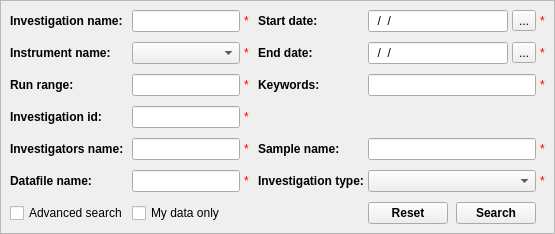
      <widget class="QFrame" name="searchFrame">
       <property name="sizePolicy">
        <sizepolicy hsizetype="Preferred" vsizetype="Fixed">
         <horstretch>0</horstretch>
         <verstretch>0</verstretch>
        </sizepolicy>
       </property>
       <property name="frameShape">
        <enum>QFrame::StyledPanel</enum>
       </property>
       <property name="frameShadow">
        <enum>QFrame::Raised</enum>
       </property>
       <layout class="QVBoxLayout" name="catalogSearchFrame">
        <property name="spacing">
         <number>6</number>
        </property>
        <property name="margin">
         <number>9</number>
        </property>
        <item>
         <layout class="QGridLayout" name="searchGrid" rowstretch="0,0,0,0,0,0,0" columnstretch="0,0,0,0,0,0,0,0">
          <property name="sizeConstraint">
           <enum>QLayout::SetDefaultConstraint</enum>
          </property>
          <property name="horizontalSpacing">
           <number>4</number>
          </property>
          <property name="verticalSpacing">
           <number>10</number>
          </property>
          <item row="1" column="1">
           <widget class="QComboBox" name="Instrument">
            <property name="sizePolicy">
             <sizepolicy hsizetype="Expanding" vsizetype="Fixed">
              <horstretch>0</horstretch>
              <verstretch>0</verstretch>
             </sizepolicy>
            </property>
           </widget>
          </item>
          <item row="0" column="3">
           <spacer name="searchGridSpacer">
            <property name="orientation">
             <enum>Qt::Horizontal</enum>
            </property>
            <property name="sizeType">
             <enum>QSizePolicy::Fixed</enum>
            </property>
            <property name="sizeHint" stdset="0">
             <size>
              <width>5</width>
              <height>0</height>
             </size>
            </property>
           </spacer>
          </item>
          <item row="0" column="6">
           <widget class="QToolButton" name="startDatePicker">
            <property name="maximumSize">
             <size>
              <width>25</width>
              <height>16777215</height>
             </size>
            </property>
            <property name="toolTip">
             <string>&lt;html&gt;&lt;head/&gt;&lt;body&gt;&lt;p&gt;Select a date from the calendar.&lt;/p&gt;&lt;/body&gt;&lt;/html&gt;</string>
            </property>
            <property name="text">
             <string>...</string>
            </property>
           </widget>
          </item>
          <item row="1" column="2" alignment="Qt::AlignHCenter|Qt::AlignVCenter">
           <widget class="QLabel" name="Instrument_err">
            <property name="styleSheet">
             <string notr="true">color: rgb(255, 0, 0);</string>
            </property>
            <property name="text">
             <string>*</string>
            </property>
           </widget>
          </item>
          <item row="2" column="2" alignment="Qt::AlignHCenter">
           <widget class="QLabel" name="RunRange_err">
            <property name="styleSheet">
             <string notr="true">color: rgb(255, 0, 0);</string>
            </property>
            <property name="text">
             <string>*</string>
            </property>
           </widget>
          </item>
          <item row="1" column="6">
           <widget class="QToolButton" name="endDatePicker">
            <property name="maximumSize">
             <size>
              <width>25</width>
              <height>16777215</height>
             </size>
            </property>
            <property name="toolTip">
             <string>&lt;html&gt;&lt;head/&gt;&lt;body&gt;&lt;p&gt;Select a date from the calendar.&lt;/p&gt;&lt;/body&gt;&lt;/html&gt;</string>
            </property>
            <property name="text">
             <string>...</string>
            </property>
           </widget>
          </item>
          <item row="0" column="4" alignment="Qt::AlignVCenter">
           <widget class="QLabel" name="startDateLbl">
            <property name="font">
             <font>
              <weight>75</weight>
              <bold>true</bold>
             </font>
            </property>
            <property name="text">
             <string>Start date:</string>
            </property>
           </widget>
          </item>
          <item row="2" column="5" colspan="2">
           <widget class="QLineEdit" name="Keywords">
            <property name="toolTip">
             <string>&lt;html&gt;&lt;head/&gt;&lt;body&gt;&lt;p&gt;The keyword that appears in the investigation description, title, or related sample.&lt;/p&gt;&lt;/body&gt;&lt;/html&gt;</string>
            </property>
           </widget>
          </item>
          <item row="1" column="0">
           <widget class="QLabel" name="instrumentLbl">
            <property name="enabled">
             <bool>true</bool>
            </property>
            <property name="sizePolicy">
             <sizepolicy hsizetype="Fixed" vsizetype="Preferred">
              <horstretch>0</horstretch>
              <verstretch>0</verstretch>
             </sizepolicy>
            </property>
            <property name="font">
             <font>
              <weight>75</weight>
              <bold>true</bold>
             </font>
            </property>
            <property name="text">
             <string>Instrument name:</string>
            </property>
           </widget>
          </item>
          <item row="1" column="7">
           <widget class="QLabel" name="EndDate_err">
            <property name="styleSheet">
             <string notr="true">color: rgb(255, 0, 0);</string>
            </property>
            <property name="text">
             <string>*</string>
            </property>
           </widget>
          </item>
          <item row="0" column="1">
           <widget class="QLineEdit" name="InvestigationName">
            <property name="toolTip">
             <string>&lt;html&gt;&lt;head/&gt;&lt;body&gt;&lt;p&gt;The title (name) of the investigation to search for.&lt;/p&gt;&lt;/body&gt;&lt;/html&gt;</string>
            </property>
           </widget>
          </item>
          <item row="2" column="1">
           <widget class="QLineEdit" name="RunRange">
            <property name="toolTip">
             <string>&lt;html&gt;&lt;head/&gt;&lt;body&gt;&lt;p&gt;Enter a run number, or a range of runs separated by a hyphen (-) or colon (:).&lt;/p&gt;&lt;/body&gt;&lt;/html&gt;</string>
            </property>
            <property name="inputMethodHints">
             <set>Qt::ImhDigitsOnly</set>
            </property>
            <property name="inputMask">
             <string/>
            </property>
            <property name="text">
             <string/>
            </property>
           </widget>
          </item>
          <item row="1" column="5">
           <widget class="QLineEdit" name="EndDate">
            <property name="toolTip">
             <string>&lt;html&gt;&lt;head/&gt;&lt;body&gt;&lt;p&gt;Date in DD/MM/YYYY .&lt;/p&gt;&lt;/body&gt;&lt;/html&gt;</string>
            </property>
            <property name="inputMask">
             <string>99/99/9999; </string>
            </property>
           </widget>
          </item>
          <item row="0" column="2">
           <widget class="QLabel" name="InvestigationName_err">
            <property name="styleSheet">
             <string notr="true">color: rgb(255, 0, 0);</string>
            </property>
            <property name="text">
             <string>*</string>
            </property>
           </widget>
          </item>
          <item row="1" column="4" alignment="Qt::AlignVCenter">
           <widget class="QLabel" name="endDateLbl">
            <property name="enabled">
             <bool>true</bool>
            </property>
            <property name="sizePolicy">
             <sizepolicy hsizetype="Fixed" vsizetype="Preferred">
              <horstretch>0</horstretch>
              <verstretch>0</verstretch>
             </sizepolicy>
            </property>
            <property name="font">
             <font>
              <weight>75</weight>
              <bold>true</bold>
             </font>
            </property>
            <property name="text">
             <string>End date:</string>
            </property>
           </widget>
          </item>
          <item row="2" column="7">
           <widget class="QLabel" name="Keywords_err">
            <property name="styleSheet">
             <string notr="true">color: rgb(255, 0, 0);</string>
            </property>
            <property name="text">
             <string>*</string>
            </property>
           </widget>
          </item>
          <item row="0" column="0">
           <widget class="QLabel" name="invesNameLbl">
            <property name="font">
             <font>
              <weight>75</weight>
              <bold>true</bold>
             </font>
            </property>
            <property name="text">
             <string>Investigation name:</string>
            </property>
           </widget>
          </item>
          <item row="6" column="5" colspan="2">
           <layout class="QHBoxLayout" name="searchBtnGrid">
            <property name="spacing">
             <number>8</number>
            </property>
            <property name="sizeConstraint">
             <enum>QLayout::SetMinimumSize</enum>
            </property>
            <item>
             <widget class="QPushButton" name="resetBtn">
              <property name="font">
               <font>
                <weight>75</weight>
                <bold>true</bold>
               </font>
              </property>
              <property name="toolTip">
               <string>&lt;html&gt;&lt;head/&gt;&lt;body&gt;&lt;p&gt;&lt;span style=&quot; font-weight:400;&quot;&gt;Reset all fields&lt;/span&gt;&lt;/p&gt;&lt;/body&gt;&lt;/html&gt;</string>
              </property>
              <property name="text">
               <string>Reset</string>
              </property>
             </widget>
            </item>
            <item>
             <widget class="QPushButton" name="searchBtn">
              <property name="font">
               <font>
                <weight>75</weight>
                <bold>true</bold>
               </font>
              </property>
              <property name="toolTip">
               <string>&lt;html&gt;&lt;head/&gt;&lt;body&gt;&lt;p&gt;&lt;span style=&quot; font-weight:400;&quot;&gt;Search Investigations.&lt;/span&gt;&lt;/p&gt;&lt;/body&gt;&lt;/html&gt;</string>
              </property>
              <property name="layoutDirection">
               <enum>Qt::LeftToRight</enum>
              </property>
              <property name="autoFillBackground">
               <bool>false</bool>
              </property>
              <property name="text">
               <string>Search</string>
              </property>
             </widget>
            </item>
           </layout>
          </item>
          <item row="2" column="4">
           <widget class="QLabel" name="keywordsLbl">
            <property name="font">
             <font>
              <weight>75</weight>
              <bold>true</bold>
             </font>
            </property>
            <property name="text">
             <string>Keywords:</string>
            </property>
           </widget>
          </item>
          <item row="2" column="0">
           <widget class="QLabel" name="runRangeLbl">
            <property name="font">
             <font>
              <weight>75</weight>
              <bold>true</bold>
             </font>
            </property>
            <property name="text">
             <string>Run range:</string>
            </property>
           </widget>
          </item>
          <item row="6" column="0">
           <widget class="QCheckBox" name="advSearchCbox">
            <property name="toolTip">
             <string>&lt;html&gt;&lt;head/&gt;&lt;body&gt;&lt;p&gt;Check to view additional search options.&lt;/p&gt;&lt;/body&gt;&lt;/html&gt;</string>
            </property>
            <property name="text">
             <string>Advanced search</string>
            </property>
           </widget>
          </item>
          <item row="0" column="7">
           <widget class="QLabel" name="StartDate_err">
            <property name="styleSheet">
             <string notr="true">color: rgb(255, 0, 0);</string>
            </property>
            <property name="text">
             <string>*</string>
            </property>
           </widget>
          </item>
          <item row="6" column="1">
           <widget class="QCheckBox" name="myDataCbox">
            <property name="toolTip">
             <string>&lt;html&gt;&lt;head/&gt;&lt;body&gt;&lt;p&gt;Check to search through the investigations of which you are an investigator.&lt;/p&gt;&lt;/body&gt;&lt;/html&gt;</string>
            </property>
            <property name="text">
             <string>My data only</string>
            </property>
           </widget>
          </item>
          <item row="0" column="5">
           <widget class="QLineEdit" name="StartDate">
            <property name="toolTip">
             <string>&lt;html&gt;&lt;head/&gt;&lt;body&gt;&lt;p&gt;Date in DD/MM/YYYY.&lt;/p&gt;&lt;/body&gt;&lt;/html&gt;</string>
            </property>
            <property name="inputMethodHints">
             <set>Qt::ImhNone</set>
            </property>
            <property name="inputMask">
             <string>99/99/9999; </string>
            </property>
            <property name="text">
             <string>//</string>
            </property>
           </widget>
          </item>
          <item row="5" column="4">
           <widget class="QLabel" name="advTypeLbl">
            <property name="font">
             <font>
              <weight>75</weight>
              <bold>true</bold>
             </font>
            </property>
            <property name="text">
             <string>Investigation type:</string>
            </property>
           </widget>
          </item>
          <item row="4" column="4">
           <widget class="QLabel" name="advSampleLbl">
            <property name="font">
             <font>
              <weight>75</weight>
              <bold>true</bold>
             </font>
            </property>
            <property name="text">
             <string>Sample name:</string>
            </property>
           </widget>
          </item>
          <item row="4" column="5" colspan="2">
           <widget class="QLineEdit" name="SampleName">
            <property name="toolTip">
             <string>&lt;html&gt;&lt;head/&gt;&lt;body&gt;&lt;p&gt;The name of the sample in an investigation to search for.&lt;/p&gt;&lt;/body&gt;&lt;/html&gt;</string>
            </property>
           </widget>
          </item>
          <item row="5" column="5" colspan="2">
           <widget class="QComboBox" name="InvestigationType">
            <property name="sizePolicy">
             <sizepolicy hsizetype="Expanding" vsizetype="Fixed">
              <horstretch>0</horstretch>
              <verstretch>0</verstretch>
             </sizepolicy>
            </property>
           </widget>
          </item>
          <item row="5" column="7">
           <widget class="QLabel" name="InvestigationType_err">
            <property name="styleSheet">
             <string notr="true">color: rgb(255, 0, 0);</string>
            </property>
            <property name="text">
             <string>*</string>
            </property>
           </widget>
          </item>
          <item row="4" column="7">
           <widget class="QLabel" name="SampleName_err">
            <property name="styleSheet">
             <string notr="true">color: rgb(255, 0, 0);</string>
            </property>
            <property name="text">
             <string>*</string>
            </property>
           </widget>
          </item>
          <item row="5" column="2">
           <widget class="QLabel" name="InvestigationAbstract_err">
            <property name="styleSheet">
             <string notr="true">color: rgb(255, 0, 0);</string>
            </property>
            <property name="text">
             <string>*</string>
            </property>
           </widget>
          </item>
          <item row="4" column="2">
           <widget class="QLabel" name="InvestigatorSurname_err">
            <property name="styleSheet">
             <string notr="true">color: rgb(255, 0, 0);</string>
            </property>
            <property name="text">
             <string>*</string>
            </property>
           </widget>
          </item>
          <item row="5" column="1">
           <widget class="QLineEdit" name="DataFileName">
            <property name="toolTip">
             <string>&lt;html&gt;&lt;head/&gt;&lt;body&gt;&lt;p&gt;The name of the datafile to search for.&lt;/p&gt;&lt;/body&gt;&lt;/html&gt;</string>
            </property>
           </widget>
          </item>
          <item row="5" column="0">
           <widget class="QLabel" name="advDatafileLbl">
            <property name="font">
             <font>
              <weight>75</weight>
              <bold>true</bold>
             </font>
            </property>
            <property name="text">
             <string>Datafile name:</string>
            </property>
           </widget>
          </item>
          <item row="4" column="0">
           <widget class="QLabel" name="advNameLbl">
            <property name="font">
             <font>
              <weight>75</weight>
              <bold>true</bold>
             </font>
            </property>
            <property name="text">
             <string>Investigators name:</string>
            </property>
           </widget>
          </item>
          <item row="3" column="0">
           <widget class="QLabel" name="InvestigationIdLbl">
            <property name="font">
             <font>
              <weight>75</weight>
              <bold>true</bold>
             </font>
            </property>
            <property name="text">
             <string>Investigation id:</string>
            </property>
           </widget>
          </item>
          <item row="3" column="2">
           <widget class="QLabel" name="InvestigationId_err">
            <property name="styleSheet">
             <string notr="true">color: rgb(255, 0, 0);</string>
            </property>
            <property name="text">
             <string>*</string>
            </property>
           </widget>
          </item>
          <item row="4" column="1">
           <widget class="QLineEdit" name="InvestigatorSurname">
            <property name="toolTip">
             <string>&lt;html&gt;&lt;head/&gt;&lt;body&gt;&lt;p&gt;The name (forename, surname, or both) of the investigator of an investigation. This is case insensitive.&lt;/p&gt;&lt;/body&gt;&lt;/html&gt;</string>
            </property>
           </widget>
          </item>
          <item row="3" column="1">
           <widget class="QLineEdit" name="InvestigationId">
            <property name="toolTip">
             <string>&lt;html&gt;&lt;head/&gt;&lt;body&gt;&lt;p&gt;The investigation id of the datafile to search for.&lt;/p&gt;&lt;/body&gt;&lt;/html&gt;</string>
            </property>
           </widget>
          </item>
         </layout>
        </item>
       </layout>
      </widget>
